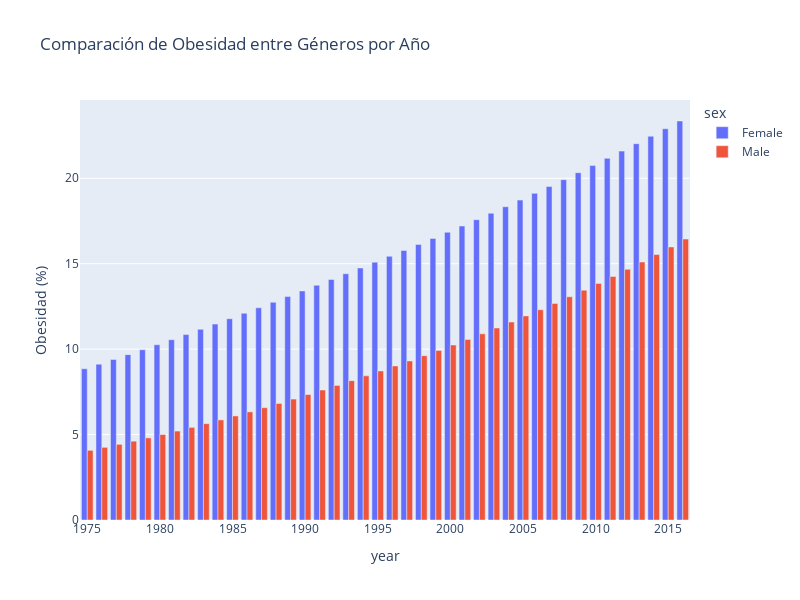

Notebook code cell kept with this figure:
### Code cell
import matplotlib.pyplot as plt
data = data[data['sex'] != 'Both sexes']
# Calcular la media de obesidad por año y género
mean_obesity_by_year_gender = data.groupby(['year', 'sex'])['obesity_(%)'].mean().reset_index()

# Filtrar por género
female_data = mean_obesity_by_year_gender[mean_obesity_by_year_gender['sex'] == 'Female']
male_data = mean_obesity_by_year_gender[mean_obesity_by_year_gender['sex'] == 'Male']

# Crear el gráfico interactivo de barras con Plotly Express
fig3 = px.bar(mean_obesity_by_year_gender, 
             x='year', 
             y='obesity_(%)', 
             color='sex', 
             title='Comparación de Obesidad entre Géneros por Año',
             barmode='group',  # Agrupar las barras
             labels={'obesity_(%)': 'Obesidad (%)'},
             category_orders={'sex': ['Female', 'Male']},  # Ordenar las categorías de género
             width=800,  # Ancho del gráfico
             height=600  # Alto del gráfico
            )

# Mostrar el gráfico
fig3.show()

### Figure 1 — Plotly figure (JSON) as saved in the notebook; plotly's stock layout.template omitted (floating-point values rounded to 4 significant figures)
{"data": [{"alignmentgroup": "True", "hovertemplate": "sex=Female<br>year=%{x}<br>Obesidad (%)=%{y}<extra></extra>", "legendgroup": "Female", "marker": {"color": "#636efa", "pattern": {"shape": ""}}, "name": "Female", "offsetgroup": "Female", "orientation": "v", "showlegend": true, "textposition": "auto", "type": "bar", "x": [1975, 1976, 1977, 1978, 1979, 1980, 1981, 1982, 1983, 1984, 1985, 1986, 1987, 1988, 1989, 1990, 1991, 1992, 1993, 1994, 1995, 1996, 1997, 1998, 1999, 2000, 2001, 2002, 2003, 2004, 2005, 2006, 2007, 2008, 2009, 2010, 2011, 2012, 2013, 2014, 2015, 2016], "xaxis": "x", "y": [8.85, 9.12, 9.397, 9.677, 9.963, 10.26, 10.55, 10.85, 11.16, 11.47, 11.78, 12.1, 12.42, 12.74, 13.07, 13.4, 13.74, 14.08, 14.41, 14.75, 15.09, 15.43, 15.78, 16.13, 16.48, 16.84, 17.2, 17.58, 17.95, 18.33, 18.72, 19.12, 19.51, 19.92, 20.33, 20.74, 21.16, 21.59, 22.02, 22.46, 22.9, 23.35], "yaxis": "y"}, {"alignmentgroup": "True", "hovertemplate": "sex=Male<br>year=%{x}<br>Obesidad (%)=%{y}<extra></extra>", "legendgroup": "Male", "marker": {"color": "#EF553B", "pattern": {"shape": ""}}, "name": "Male", "offsetgroup": "Male", "orientation": "v", "showlegend": true, "textposition": "auto", "type": "bar", "x": [1975, 1976, 1977, 1978, 1979, 1980, 1981, 1982, 1983, 1984, 1985, 1986, 1987, 1988, 1989, 1990, 1991, 1992, 1993, 1994, 1995, 1996, 1997, 1998, 1999, 2000, 2001, 2002, 2003, 2004, 2005, 2006, 2007, 2008, 2009, 2010, 2011, 2012, 2013, 2014, 2015, 2016], "xaxis": "x", "y": [4.076, 4.252, 4.427, 4.613, 4.805, 5.002, 5.206, 5.421, 5.637, 5.858, 6.09, 6.329, 6.572, 6.819, 7.079, 7.342, 7.606, 7.878, 8.154, 8.437, 8.725, 9.015, 9.309, 9.616, 9.924, 10.24, 10.56, 10.9, 11.24, 11.59, 11.95, 12.3, 12.68, 13.06, 13.45, 13.85, 14.25, 14.67, 15.1, 15.53, 15.98, 16.44], "yaxis": "y"}], "layout": {"barmode": "group", "height": 600, "legend": {"title": {"text": "sex"}, "tracegroupgap": 0}, "title": {"text": "Comparación de Obesidad entre Géneros por Año"}, "width": 800, "xaxis": {"anchor": "y", "autorange": true, "domain": [0, 1], "range": [1974.0, 2016.0], "title": {"text": "year"}, "type": "linear"}, "yaxis": {"anchor": "x", "autorange": true, "domain": [0, 1], "range": [0, 24.58], "title": {"text": "Obesidad (%)"}, "type": "linear"}}}
